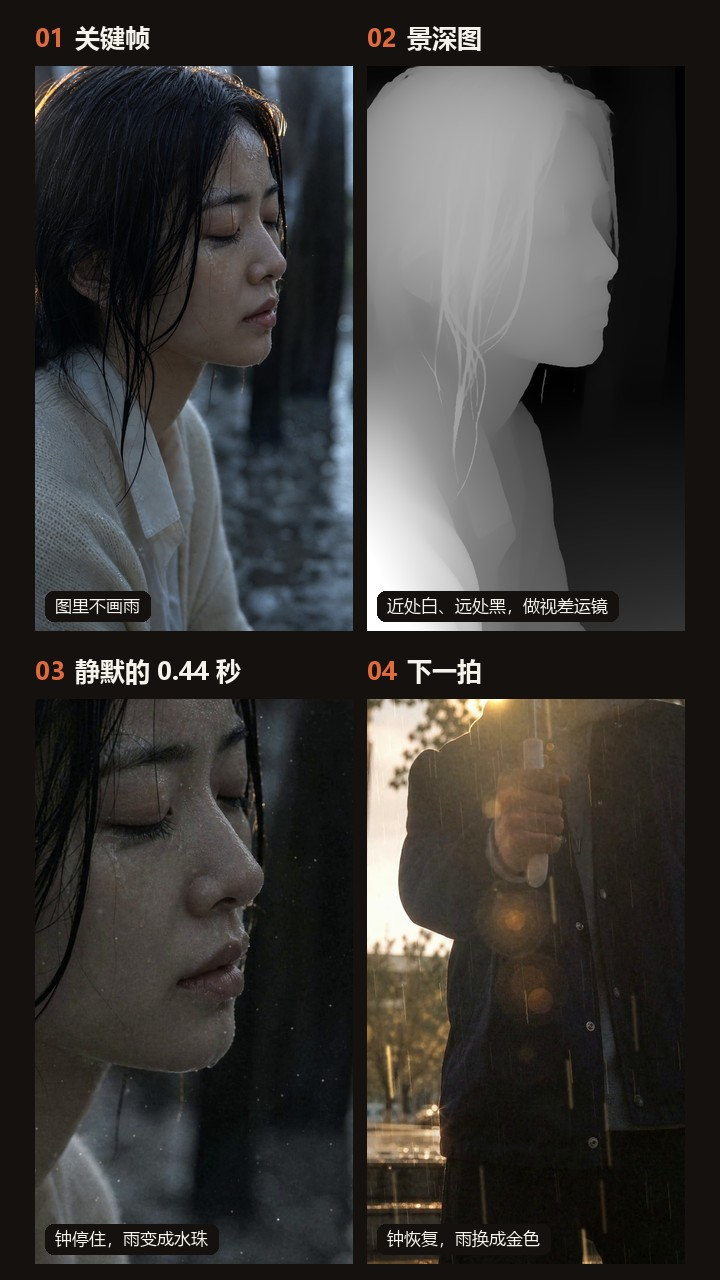
#> input picture projects/2026-11-10-01-the-moment-you-saw-me/thumbs/the-moment-you-saw-me_layers.jpg, 720 x 1280 px
$ python -i render.py   (imports and definitions only)   (Python 2 division)
#> lines starting #> are read from the running program, lines starting #| are printed output that depends on the picture
### projects/2026-11-10-01-the-moment-you-saw-me/scripts/timeline.py
"""The Moment You Saw Me: timeline, shared by render.py and finish.py. All times are seconds.

The song is exactly 72 BPM, so at 24 fps one beat is 20 frames and one bar is 80 frames. Bar 1 starts on
frame 74 (3.083 s, the first piano attack is at 3.095 s). Every cut sits on that grid.

The second half of the recording (bars 29-52) is a sample-exact repeat of bars 5-28, 80.000 s later. The
film answers that by telling the same rainy afternoon twice: first what she hid, then what he saw.

A view is (position in the shot 0..1, centre x 0..1, centre y 0..1, zoom). Zoom 1 is a 1040 px wide window
into the 1088 px wide keyframe.
"""
from dataclasses import dataclass, field

FPS = 24
W, H = 1080, 1920
BAR0, BAR, BEAT = 74, 80, 20
TOTAL = 183.0
REPEAT = 80.0                       # the second telling starts exactly this much later


def B(bar, beat=1.0):
    """Time of a bar (and beat within it), both counted from 1."""
    return (BAR0 + BAR * (bar - 1) + BEAT * (beat - 1)) / FPS


# The one real event in a song with 4 dB of dynamic range: before the chorus the band stops dead for
# 0.44 s (55.97-56.41 s) while the voice crosses alone into the title line.
GAP1 = (55.96, B(17))
GAP2 = (GAP1[0] + REPEAT, B(41))
SLOW = ((B(13), GAP1), (B(37), GAP2))          # pre-chorus: two long held notes, the rain slows down
PULSES = [B(b, k) for b in range(1, 53) for k in (2, 4)]      # a soft brushed tick on beats 2 and 4, all the way through


def rate(t):
    """How fast time runs for the rain and the handheld drift: 1 normally, slow under the held notes, 0 in the gap."""
    for s0, (g0, g1) in SLOW:
        if s0 <= t < g1:
            if t >= g0:
                return 0.0
            if t > g0 - .5:
                return .3 * (g0 - t) / .5
            return 1 - .7 * min(1.0, (t - s0) / 2.2)
    return 1.0


_phi = [0.0]
for _n in range(int(TOTAL * FPS) + 48):
    _phi.append(_phi[-1] + rate(_n / FPS) / FPS)


# [5 lines left out: function phi, not called in this run]


@dataclass
class Shot:
    id: str
    kf: str
    t0: float
    views: list
    par: float = 16          # sideways parallax, output px over the shot, at full depth difference
    parv: float = 0          # vertical parallax
    dolly: float = .03       # near things grow faster than far things
    focus: float = .6        # depth that stays put
    hand: float = .35        # handheld amount: this is a still song
    gain: tuple = (1.0, 1.0)     # exposure at the start and end of the shot
    warm: tuple = (0.0, 0.0)     # white balance shift at start and end: + is warmer
    spin: float = 0          # degrees of roll over the shot
    rain: float = 0          # 0 none, 1 steady rain
    rnear: float = 1.0       # rain between the lens and a close subject: turn down for faces
    sun: float = 0           # 0 grey rain, 1 backlit golden rain
    fx: tuple = ()
    extra: dict = field(default_factory=dict)
    fade_in: float = 0
    fade_out: float = 0
    dis: float = 0           # dissolve in from the previous shot
    blur: tuple = (0.0, 0.0)     # defocus sigma at start and end
    t1: float = 0
    idx: int = 0


def V(*v):
    return [tuple(x) for x in v]


SHOTS = [
    # ---- before the piano, and the intro: a muffled pad, then piano in the dark, a wordless hum
    Shot('s01', 'K01', 0.0, V((0, .5, .5, 1.0), (1, .5, .49, 1.07)), par=10, hand=.15, fade_in=2.9, blur=(16, 0),
         extra={'blur_end': B(1) + .5, 'title': (B(1) + .8, B(3) - .5)}),
    Shot('s02', 'K02', B(3), V((0, .5, .5, 1.0), (1, .5, .5, 1.06)), par=12, hand=.2, dis=1.5),

    # ---- verse, first telling: the hidden part
    Shot('s03', 'K03', B(5), V((0, .5, .5, 1.07), (1, .5, .5, 1.01)), par=-10, hand=.3),
    Shot('s04', 'K04', B(6), V((0, .5, .5, 1.02), (1, .5, .5, 1.08)), par=14, hand=.3, gain=(1.0, .78)),
    Shot('s05', 'K05', B(7), V((0, .5, .5, 1.0), (1, .5, .52, 1.08)), par=18, hand=.25, gain=(1.3, 1.4)),
    Shot('s06', 'K06', B(9), V((0, .47, .5, 1.04), (1, .53, .5, 1.04)), par=24, hand=.5, rain=1),
    Shot('s07', 'K07', B(10), V((0, .5, .5, 1.06), (1, .5, .5, 1.0)), par=-16, hand=.25, fx=('steam',)),
    Shot('s08', 'K08', B(11), V((0, .5, .47, 1.0), (1, .5, .45, 1.1)), par=14, hand=.3, rain=1),

    # ---- pre-chorus: two held notes, the air opens, the rain slows
    Shot('s09', 'K10', B(13), V((0, .5, .53, 1.07), (1, .5, .5, 1.0)), par=0, parv=10, hand=.25, fx=('rings',),
         warm=(-.15, .2), dis=.5),
    Shot('s10', 'K09', B(15), V((0, .5, .5, 1.0), (1, .5, .49, 1.08)), par=12, hand=.25, rain=.85, sun=.45, rnear=.5,
         warm=(-.2, .4), gain=(.92, 1.04), dis=.4),

    # ---- chorus: the moment, from where she sits
    Shot('s11', 'K11', B(17), V((0, .5, .56, 1.06), (1, .5, .47, 1.0)), par=10, parv=-14, hand=.4, rain=1, sun=1, fx=('flood',)),
    Shot('s12', 'K12', B(18), V((0, .5, .5, 1.0), (1, .5, .49, 1.08)), par=14, hand=.35, rain=.8, sun=1, rnear=.3),
    Shot('s13', 'K13', B(19, 3), V((0, .5, .5, 1.05), (1, .51, .5, 1.1)), par=-12, hand=.45, rain=.6, sun=1, rnear=.25),
    Shot('s14', 'K14', B(21), V((0, .46, .5, 1.05), (1, .54, .5, 1.05)), par=26, hand=.35, rain=.8, sun=1),
    Shot('s15', 'K15', B(22), V((0, .5, .5, 1.08), (1, .5, .48, 1.02)), par=12, hand=.35, rain=1, sun=1),
    Shot('s16', 'K16', B(23), V((0, .5, .47, 1.12), (1, .5, .47, 1.0)), par=14, hand=.25, rain=1, sun=1, fx=('twinkle',)),

    # ---- interlude: the voice is gone, a low warm bed and the brushed pulse
    Shot('s17', 'K17', B(25, 3), V((0, .5, .5, 1.1), (1, .5, .5, 1.02)), par=0, hand=.2, spin=5, fx=('plinks', 'twinkle'), dis=1.6),
    Shot('s18', 'K18', B(27), V((0, .5, .52, 1.0), (1, .5, .47, 1.06)), par=20, parv=-8, hand=.3, rain=.8, dis=1.8),

    # ---- verse, second telling: the same days from where he stood
    Shot('s19', 'K19', B(29), V((0, .52, .5, 1.02), (1, .48, .5, 1.06)), par=-22, hand=.35),
    Shot('s20', 'K20', B(30), V((0, .5, .5, 1.0), (1, .5, .49, 1.06)), par=14, hand=.3),
    Shot('s21', 'K21', B(31), V((0, .5, .5, 1.08), (1, .5, .5, 1.0)), par=-18, hand=.3, fx=('steam',)),
    Shot('s22', 'K22', B(33), V((0, .53, .5, 1.04), (1, .47, .5, 1.04)), par=-24, hand=.45, rain=1),
    Shot('s23', 'K23', B(34), V((0, .5, .5, 1.0), (1, .5, .5, 1.06)), par=12, hand=.3, rain=.8),
    Shot('s24', 'K24', B(35), V((0, .5, .49, 1.0), (1, .5, .47, 1.1)), par=20, hand=.4, rain=1),

    # ---- pre-chorus again: he walks over
    Shot('s25', 'K25', B(37), V((0, .5, .5, 1.0), (1, .5, .48, 1.09)), par=16, hand=.45, rain=1, sun=.3,
         warm=(-.15, .3), gain=(.94, 1.03), dis=.5),
    Shot('s26', 'K26', B(39), V((0, .5, .47, 1.0), (1, .5, .5, 1.07)), par=0, parv=12, hand=.3, fx=('plinks',),
         warm=(-.1, .3), dis=.4),

    # ---- chorus again: the same moment, from where he stands
    Shot('s27', 'K27', B(41), V((0, .5, .5, 1.0), (1, .5, .48, 1.1)), par=10, hand=.3, rain=.7, sun=1, rnear=.3, fx=('flood',)),
    Shot('s28', 'K28', B(42, 3), V((0, .5, .5, 1.02), (1, .5, .5, 1.07)), par=8, hand=.3, rain=.3, sun=1, rnear=.15),
    Shot('s29', 'K29', B(43, 3), V((0, .5, .5, 1.0), (1, .5, .5, 1.07)), par=-10, hand=.35, rain=.5, sun=1, rnear=.25),
    Shot('s30', 'K30', B(45), V((0, .5, .5, 1.07), (1, .5, .5, 1.02)), par=14, hand=.35, rain=.7, sun=1, rnear=.4, fx=('steam',)),
    Shot('s31', 'K31', B(46), V((0, .5, .5, 1.0), (1, .5, .49, 1.06)), par=14, hand=.3, rain=1, sun=1),
    Shot('s32', 'K32', B(47), V((0, .5, .47, 1.12), (1, .5, .46, 1.0)), par=16, hand=.25, rain=1, sun=1, fx=('twinkle',)),

    # ---- outro: the bed without the voice, one last chord at bar 53 left to ring
    Shot('s33', 'K33', B(49, 3), V((0, .5, .5, 1.1), (1, .5, .49, 1.0)), par=12, hand=.2, rain=.22, sun=1, fx=('twinkle',), dis=1.8),
    Shot('s34', 'K34', B(51, 3), V((0, .5, .5, 1.0), (1, .5, .49, 1.06)), par=10, hand=.12, dis=2.0, fx=('twinkle',),
         fade_out=TOTAL - B(53) - 1.2, blur=(0, 14), extra={'blur_start': B(53) - .4, 'end': TOTAL - 1.2}),
]
for _i, _s in enumerate(SHOTS):
    _s.idx = _i
    _s.t1 = SHOTS[_i + 1].t0 if _i + 1 < len(SHOTS) else TOTAL

# per-shot effect geometry, in keyframe pixels (1088 x 1920); filled in after looking at the stills
FXGEO = {
    'K07': {'steam': (713, 1317, 220, 440, 38)},
    'K21': {'steam': (602, 1110, 240, 440, 42)},
    'K30': {'steam': (512, 803, 280, 470, 40)},
    'K10': {'rings': (0, 740, 1088, 1310, 10, (1.1, -.5))},      # the rings thin out and stop: the umbrella has arrived
    'K17': {'plinks': (60, 60, 1028, 1860, 7, (1, 1))},
    'K26': {'plinks': (40, 40, 1048, 1500, 8, (1, .7))},
}

### projects/2026-11-10-01-the-moment-you-saw-me/scripts/render.py
#!/usr/bin/env python3
"""The Moment You Saw Me: turn the keyframes into a 9:16 film.

  render.py PYLIBS --preview 1.2,56.5     write preview frames to work/preview/
  render.py PYLIBS --shots s01,s02        render only these shots to work/segments/
  render.py PYLIBS --all [N]              render every missing shot with N workers

Each still is moved by its depth map, so a slow push reads as a real camera move. The rain is not in the
stills: it is drawn here as particles on a warped clock (timeline.phi), which lets it slow under the long
held notes of the pre-chorus, hang in the air for the half second the band stops, and come back lit by the
sun on the first downbeat of the chorus.
"""
import math
import os
import subprocess
import sys

PYLIBS = sys.argv[1]
sys.path.insert(0, PYLIBS)
sys.path.insert(0, os.path.dirname(os.path.abspath(__file__)))
import cv2  # noqa: E402
import numpy as np  # noqa: E402
from PIL import Image, ImageDraw, ImageFont  # noqa: E402
from timeline import B, FPS, FXGEO, GAP1, GAP2, H, PULSES, SHOTS, TOTAL, W, phi, rate  # noqa: E402

# [1 line not run here, left out]
KF, DEP, SEG, PREV = 'work/keyframes', 'work/depth', 'work/segments', 'work/preview'
FONT_TITLE = 'C:/Windows/Fonts/georgiai.ttf'
SAT = .93

xx, yy = np.meshgrid(np.arange(W, dtype=np.float32) - W / 2, np.arange(H, dtype=np.float32) - H / 2)
VIG = (1 - .2 * ((xx / (W / 2)) ** 2 * .7 + (yy / (H / 2)) ** 2 * .5)).astype(np.float32)[..., None]
FLOODS = (GAP1[1], GAP2[1])


def smooth(x):
    x = max(0.0, min(1.0, x))
    return x * x * (3 - 2 * x)


# [7 lines left out: function wobble, not called in this run]


def imread(path, flags=cv2.IMREAD_COLOR):
    return cv2.imdecode(np.fromfile(path, np.uint8), flags)


_plates, _depths = {}, {}


# [20 lines left out: functions plate, depth, pulse, not called in this run]


# ---------------------------------------------------------------- plate effects (in keyframe space)
_twk = {}


# [13 lines left out: function twinkle, not called in this run]


_steam = {}


# [22 lines left out: function steam, not called in this run]


_rings = {}


# [43 lines left out: function rings, not called in this run]


# ---------------------------------------------------------------- rain (in output space)
class Rain:
    """Three depths of falling drops. Positions follow the warped clock; streak length follows its speed."""
    LAYERS = (  # count, speed px/s, thickness, brightness, blur, hidden behind near things
        (1500, 1350, 1, .50, .7, 1.0),
        (520, 2200, 1, .85, .8, .6),
        (60, 3600, 3, .9, 2.6, 0.0),
    )

    # [38 lines left out: functions __init__, draw, not called in this run]


_rain = {}


# ---------------------------------------------------------------- one shot at one moment
# [9 lines left out: function view, not called in this run]


def lerp2(pair, k):
    return pair[0] + (pair[1] - pair[0]) * min(max(k, 0.0), 1.0)


# [66 lines left out: function layer, not called in this run]


# ---------------------------------------------------------------- finishing
_title = None


# [68 lines left out: functions title_layer, gap_hold, finish, frame, not called in this run]


def bgr8(f):
    return (np.clip(f, 0, 1) * 255 + .5).astype(np.uint8)


def render_shot(i):
    sh = SHOTS[i]
    os.makedirs(SEG, exist_ok=True)
    n0, n1 = round(sh.t0 * FPS), round(sh.t1 * FPS)
    out = f'{SEG}/{sh.id}.mkv'
    tmp = f'{SEG}/{sh.id}.tmp.mkv'
    ff = subprocess.Popen(['ffmpeg', '-y', '-loglevel', 'error', '-f', 'rawvideo', '-pix_fmt', 'bgr24', '-s', f'{W}x{H}', '-r', str(FPS), '-i', '-',
                           '-c:v', 'libx264', '-preset', 'veryfast', '-crf', '13', '-pix_fmt', 'yuv420p', '-threads', '2', tmp], stdin=subprocess.PIPE)
    for n in range(n0, n1):
        ff.stdin.write(bgr8(frame(i, n)).tobytes())
    ff.stdin.close()
    ff.wait()
    os.replace(tmp, out)
    print(sh.id, sh.kf, n1 - n0, 'frames', flush=True)


# [30 lines not run here, left out]

>>> import cv2
>>> picture = cv2.imread('../thumbs/the-moment-you-saw-me_layers.jpg', cv2.IMREAD_GRAYSCALE)
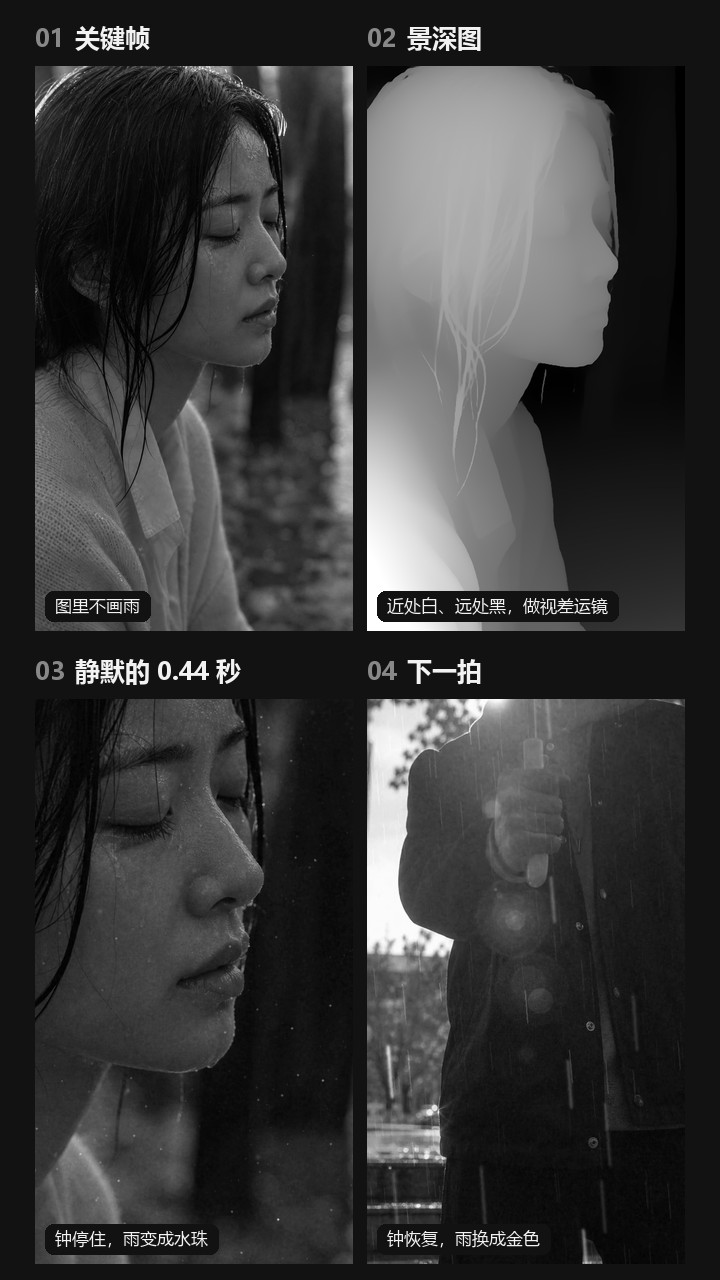
#> picture: shape (1280, 720); min 0, max 255, mean 56.5
#> (the run stopped early here; a loop or call above may not have finished)

$ run again, on projects/2026-11-10-01-the-moment-you-saw-me/thumbs/the-moment-you-saw-me_light_states.jpg
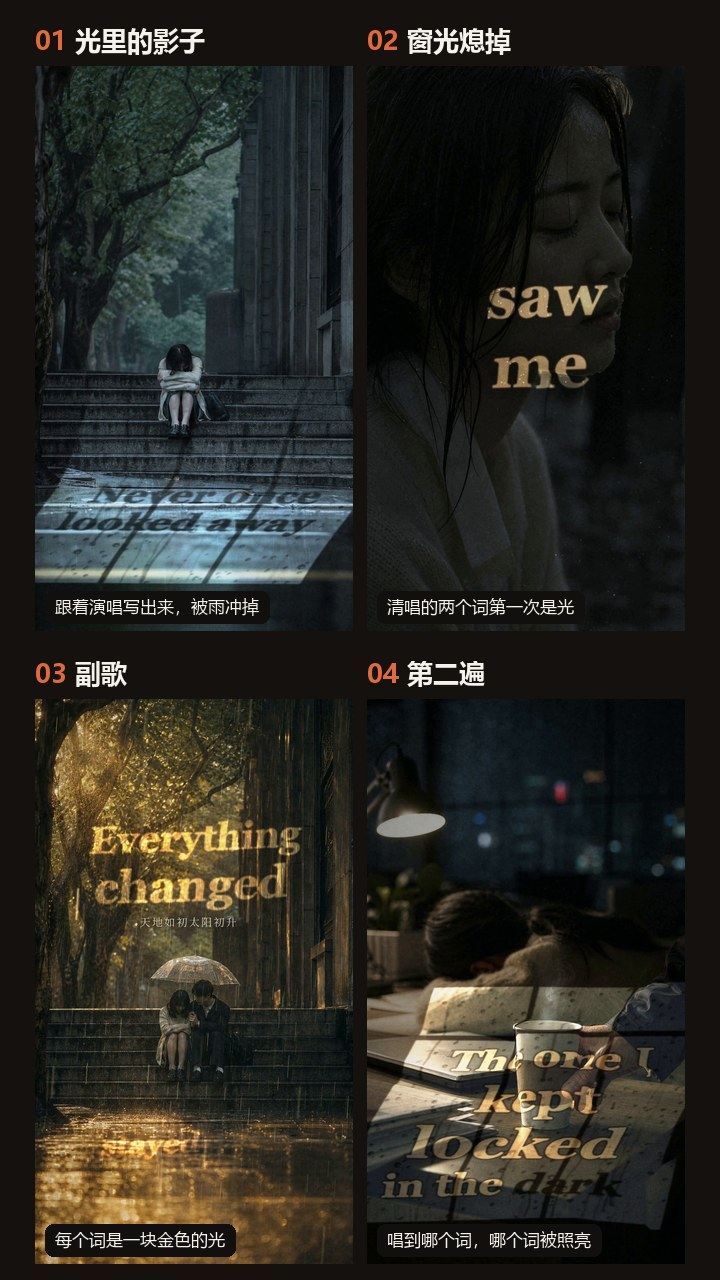
#> input picture projects/2026-11-10-01-the-moment-you-saw-me/thumbs/the-moment-you-saw-me_light_states.jpg, 720 x 1280 px
#> `picture = cv2.imread('../thumbs/the-moment-you-saw-me_layers.jpg', cv2..`:
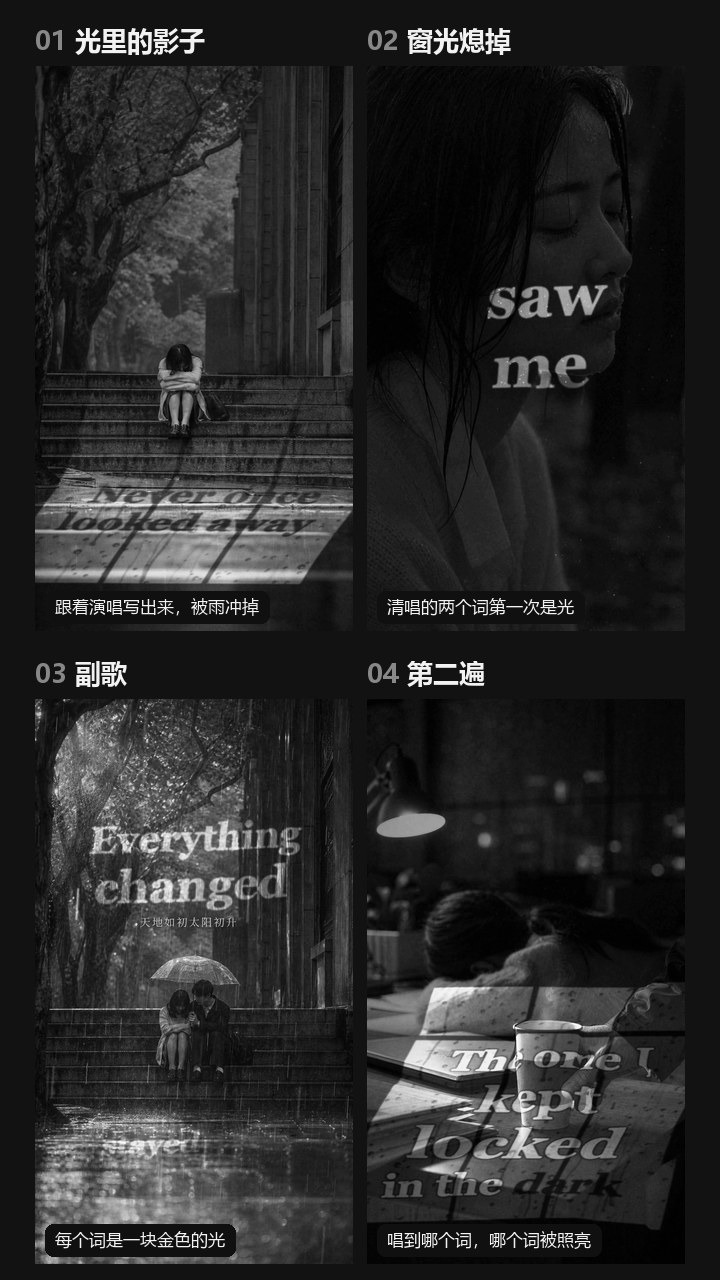
#> picture: shape (1280, 720); min 0, max 255, mean 41

$ run again, on projects/2026-11-10-01-the-moment-you-saw-me/thumbs/the-moment-you-saw-me_lyrics_sheet.jpg
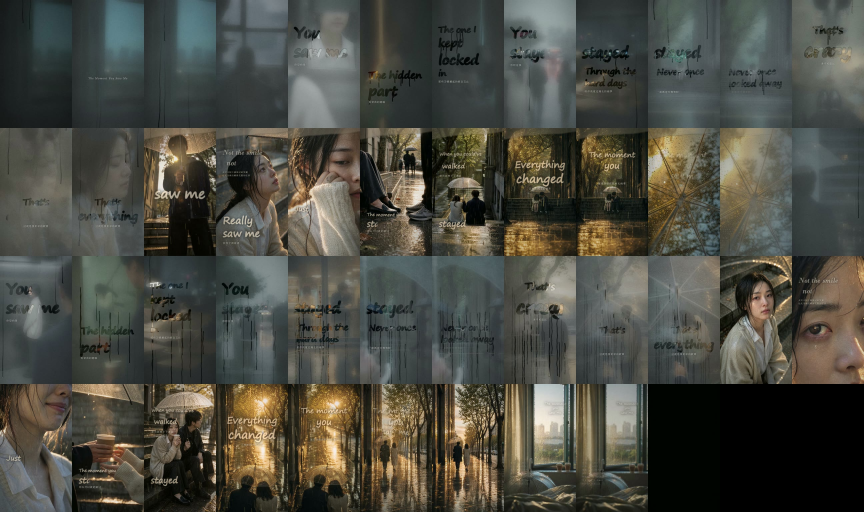
#> input picture projects/2026-11-10-01-the-moment-you-saw-me/thumbs/the-moment-you-saw-me_lyrics_sheet.jpg, 2592 x 1536 px (shown at 1/3 size)
#> `picture = cv2.imread('../thumbs/the-moment-you-saw-me_layers.jpg', cv2..`:
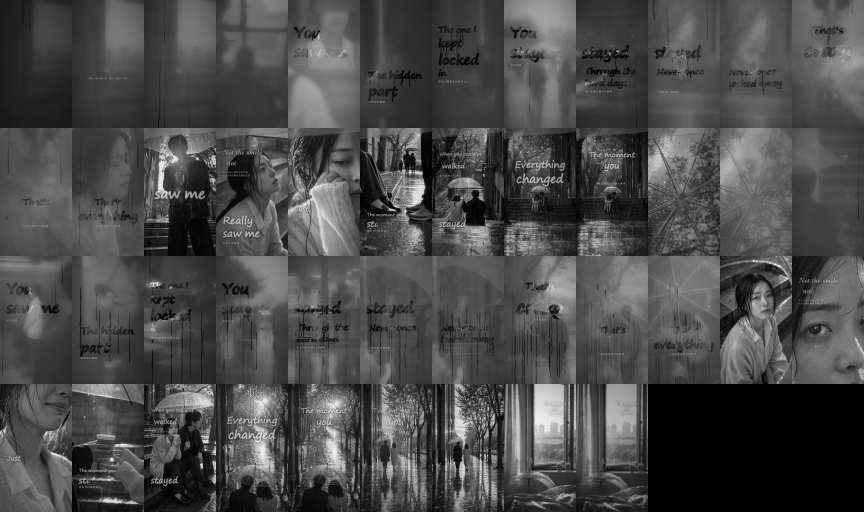
#> picture: shape (1536, 2592) (shown at 1/3 size); min 0, max 255, mean 74.6
